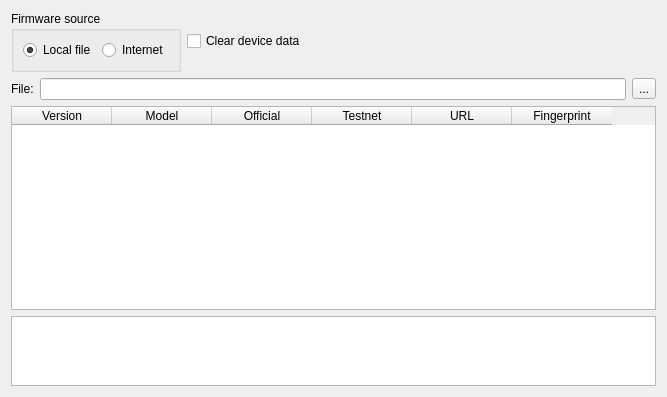
<?xml version="1.0" encoding="UTF-8"?>
<ui version="4.0">
 <class>WdgHwUpdateFirmware</class>
 <widget class="QWidget" name="WdgHwUpdateFirmware">
  <property name="geometry">
   <rect>
    <x>0</x>
    <y>0</y>
    <width>667</width>
    <height>397</height>
   </rect>
  </property>
  <property name="windowTitle">
   <string>Form</string>
  </property>
  <layout class="QVBoxLayout" name="verticalLayout">
   <item>
    <layout class="QHBoxLayout" name="layoutFirmwareSource">
     <item>
      <widget class="QGroupBox" name="gbFirmwareSourceType">
       <property name="sizePolicy">
        <sizepolicy hsizetype="Maximum" vsizetype="Maximum">
         <horstretch>0</horstretch>
         <verstretch>0</verstretch>
        </sizepolicy>
       </property>
       <property name="title">
        <string>Firmware source</string>
       </property>
       <layout class="QHBoxLayout" name="horizontalLayout_9">
        <item>
         <widget class="QRadioButton" name="rbFirmwareSourceLocalFile">
          <property name="sizePolicy">
           <sizepolicy hsizetype="Maximum" vsizetype="Fixed">
            <horstretch>0</horstretch>
            <verstretch>0</verstretch>
           </sizepolicy>
          </property>
          <property name="text">
           <string>Local file</string>
          </property>
          <property name="checked">
           <bool>true</bool>
          </property>
         </widget>
        </item>
        <item>
         <widget class="QRadioButton" name="rbFirmwareSourceInternet">
          <property name="sizePolicy">
           <sizepolicy hsizetype="Maximum" vsizetype="Fixed">
            <horstretch>0</horstretch>
            <verstretch>0</verstretch>
           </sizepolicy>
          </property>
          <property name="text">
           <string>Internet</string>
          </property>
         </widget>
        </item>
       </layout>
      </widget>
     </item>
     <item>
      <widget class="QCheckBox" name="chbWipeDevice">
       <property name="toolTip">
        <string>Check if you would like to wipe your device data (seed, pin) during the process.
This is highly recommended if you are uploading an unofficial firmware.
For an official firmware, you can uncheck this option.</string>
       </property>
       <property name="text">
        <string>Clear device data</string>
       </property>
       <property name="checked">
        <bool>false</bool>
       </property>
      </widget>
     </item>
    </layout>
   </item>
   <item>
    <layout class="QHBoxLayout" name="layoutFile">
     <item>
      <widget class="QLabel" name="label_4">
       <property name="text">
        <string>File:</string>
       </property>
      </widget>
     </item>
     <item>
      <widget class="QLineEdit" name="edtFirmareFilePath"/>
     </item>
     <item>
      <widget class="QToolButton" name="btnChooseFirmwareFile">
       <property name="text">
        <string>...</string>
       </property>
      </widget>
     </item>
    </layout>
   </item>
   <item>
    <widget class="QTableWidget" name="tabFirmwareWebSources">
     <property name="sizePolicy">
      <sizepolicy hsizetype="Expanding" vsizetype="Expanding">
       <horstretch>0</horstretch>
       <verstretch>0</verstretch>
      </sizepolicy>
     </property>
     <property name="selectionBehavior">
      <enum>QAbstractItemView::SelectRows</enum>
     </property>
     <attribute name="horizontalHeaderVisible">
      <bool>true</bool>
     </attribute>
     <attribute name="verticalHeaderVisible">
      <bool>false</bool>
     </attribute>
     <column>
      <property name="text">
       <string>Version</string>
      </property>
     </column>
     <column>
      <property name="text">
       <string>Model</string>
      </property>
     </column>
     <column>
      <property name="text">
       <string>Official</string>
      </property>
     </column>
     <column>
      <property name="text">
       <string>Testnet</string>
      </property>
     </column>
     <column>
      <property name="text">
       <string>URL</string>
      </property>
     </column>
     <column>
      <property name="text">
       <string>Fingerprint</string>
      </property>
     </column>
    </widget>
   </item>
   <item>
    <widget class="QTextEdit" name="edtFirmwareNotes">
     <property name="sizePolicy">
      <sizepolicy hsizetype="Expanding" vsizetype="Fixed">
       <horstretch>0</horstretch>
       <verstretch>0</verstretch>
      </sizepolicy>
     </property>
     <property name="maximumSize">
      <size>
       <width>16777215</width>
       <height>70</height>
      </size>
     </property>
     <property name="readOnly">
      <bool>true</bool>
     </property>
    </widget>
   </item>
  </layout>
 </widget>
 <resources/>
 <connections/>
</ui>
